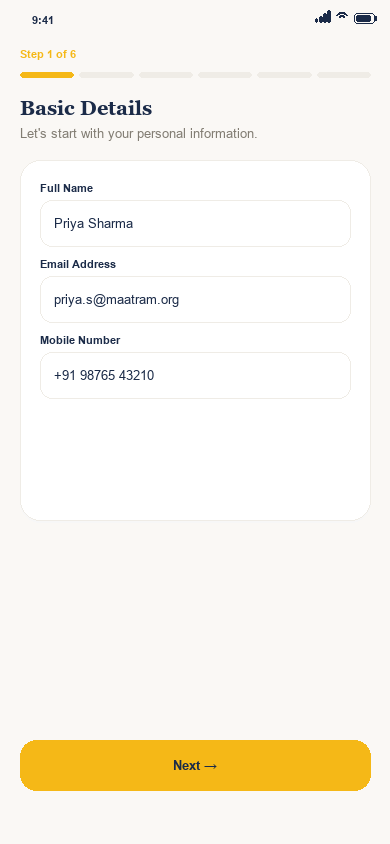
#> input picture docs/design-reference/02-registration/registration_basic_details.png, 390 x 844 px, found by its file name
$ python generate_contact_sheets.py
#> lines starting #> are read from the running program, lines starting #| are printed output that depends on the picture
import os
from PIL import Image, ImageDraw, ImageFont

FONTS_DIR = os.path.join(os.environ.get('WINDIR', 'C:\\Windows'), 'Fonts')

def get_font(name="georgiab.ttf", size=18):
    p = os.path.join(FONTS_DIR, name)
    if os.path.exists(p):
        try:
            return ImageFont.truetype(p, size)
        except Exception:
            pass
    return ImageFont.load_default()

FONT_BANNER = get_font("georgiab.ttf", 26)
FONT_SUBBANNER = get_font("arial.ttf", 15)
FONT_CARD_TITLE = get_font("georgiab.ttf", 15)
FONT_CARD_SUB = get_font("arial.ttf", 12)

BG_GALLERY = (250, 248, 245, 255)      # #FAF8F5
DEEP_NAVY = (27, 43, 72, 255)         # #1B2B48
PRIMARY_GOLD = (245, 184, 23, 255)    # #F5B817
WARM_BORDER = (239, 236, 230, 255)    # #EFECE6
WHITE = (255, 255, 255, 255)
SECONDARY_TEXT = (130, 125, 115, 255)

OUT_DIR = "docs/design-reference/galleries"
os.makedirs(OUT_DIR, exist_ok=True)

def create_gallery(group_title, group_subtitle, screens_info, cols, out_filename):
    """
    screens_info: list of tuples: (image_path, screen_num, screen_title, status_text)
    cols: number of columns
    """
#> called with group_title = 'Group 1: App Entry & Authentication', cols = 4, out_filename = 'gallery_01_authentication.png'
    target_w = 320
    target_h = int(target_w * (844 / 390)) # ~692

    pad_x = 24
    pad_y = 24
    card_gap = 20
    card_header_h = 44
    banner_h = 90

    num_screens = len(screens_info)
    rows = (num_screens + cols - 1) // cols

    total_w = pad_x * 2 + cols * target_w + (cols - 1) * card_gap
    total_h = banner_h + pad_y + rows * (target_h + card_header_h) + (rows - 1) * card_gap + pad_y

    canvas = Image.new("RGBA", (total_w, total_h), BG_GALLERY)
#> pass 3 of the loop in create_gallery, `for idx, (img_rel_path, s_num, s_title, s_status) in enumerate(screens..`:
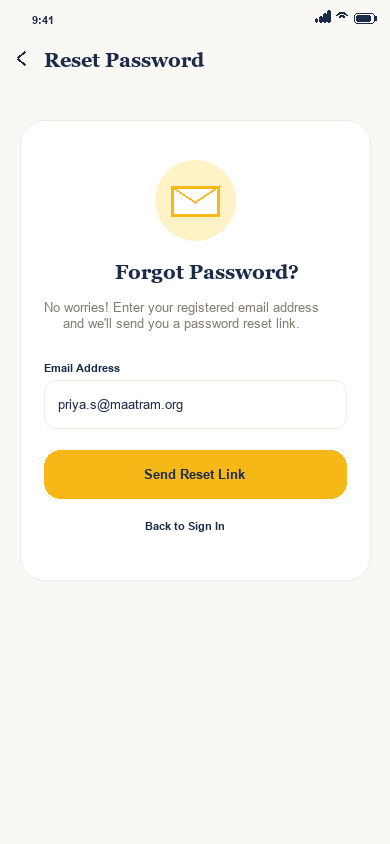
#> input picture docs/design-reference/01-authentication/forgot_password.png, 390 x 844 px, found by its file name
#> in create_gallery, s_img is the input picture: PIL image 390x844 RGBA; mean R, G, B, A 248.4, 244.7, 235.7, 254.5
#> in create_gallery, `canvas.paste(s_resized, (x, y + card_header_h), s_resized)`:
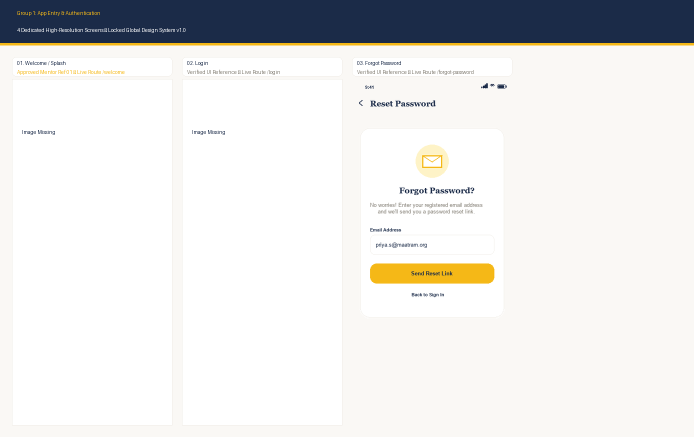
#> canvas: PIL image 1388x874 RGBA (shown at 1/2 size); mean R, G, B, A 229.7, 229.5, 228.7, 255; transparent parts drawn white
#> the loop made 4 passes; the first 3 are shown
    draw = ImageDraw.Draw(canvas)

    # Top Banner
    draw.rectangle([0, 0, total_w, banner_h], fill=DEEP_NAVY)
    draw.rectangle([0, banner_h - 4, total_w, banner_h], fill=PRIMARY_GOLD)
    draw.text((pad_x + 10, 20), group_title, fill=PRIMARY_GOLD, font=FONT_BANNER)
    draw.text((pad_x + 10, 54), group_subtitle, fill=WHITE, font=FONT_SUBBANNER)

    for idx, (img_rel_path, s_num, s_title, s_status) in enumerate(screens_info):
        r = idx // cols
        c = idx % cols

        # Center last row if fewer items
        items_in_this_row = min(cols, num_screens - r * cols)
        row_start_x = pad_x
        if items_in_this_row < cols:
            row_w = items_in_this_row * target_w + (items_in_this_row - 1) * card_gap
            row_start_x = (total_w - row_w) // 2

        x = row_start_x + c * (target_w + card_gap)
        y = banner_h + pad_y + r * (target_h + card_header_h + card_gap)

        # Card header pill
        draw.rounded_rectangle([x, y, x + target_w, y + card_header_h - 6], radius=8, fill=WHITE, outline=WARM_BORDER)
        draw.text((x + 10, y + 6), f"{s_num}. {s_title}", fill=DEEP_NAVY, font=FONT_CARD_TITLE)
        draw.text((x + 10, y + 24), s_status, fill=PRIMARY_GOLD if "Mentor" in s_status else SECONDARY_TEXT, font=FONT_CARD_SUB)

        # Screen image
        full_img_path = os.path.join("docs", "design-reference", img_rel_path)
        if os.path.exists(full_img_path):
            s_img = Image.open(full_img_path).convert("RGBA")
            s_resized = s_img.resize((target_w, target_h), Image.Resampling.LANCZOS)
            canvas.paste(s_resized, (x, y + card_header_h), s_resized)
            draw.rectangle([x, y + card_header_h, x + target_w, y + card_header_h + target_h], outline=WARM_BORDER, width=1)
        else:
            draw.rectangle([x, y + card_header_h, x + target_w, y + card_header_h + target_h], fill=WHITE, outline=WARM_BORDER)
            draw.text((x + 20, y + card_header_h + 100), "Image Missing", fill=DEEP_NAVY, font=FONT_CARD_TITLE)

    out_path = os.path.join(OUT_DIR, out_filename)
    canvas.convert("RGB").save(out_path, quality=95)
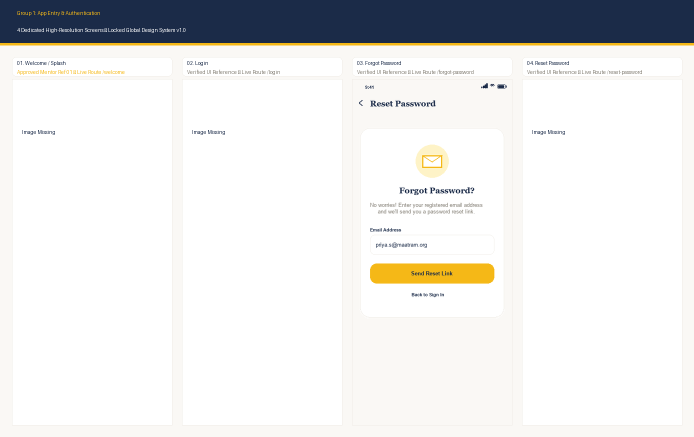
#> saved as gallery_01_authentication.png: PIL image 1388x874 RGB (shown at 1/2 size); mean R, G, B 230.5, 230.7, 230.4
    print(f"Generated Gallery Contact Sheet: {out_path} ({total_w}x{total_h})")

# Gallery 1: Authentication (4 screens, 4 cols)
g1 = [
    ("01-authentication/welcome_splash.png", "01", "Welcome / Splash", "Approved Mentor Ref 01 • Live Route /welcome"),
    ("01-authentication/login.png", "02", "Login", "Verified UI Reference • Live Route /login"),
    ("01-authentication/forgot_password.png", "03", "Forgot Password", "Verified UI Reference • Live Route /forgot-password"),
    ("01-authentication/reset_password.png", "04", "Reset Password", "Verified UI Reference • Live Route /reset-password"),
]
create_gallery("Group 1: App Entry & Authentication", "4 Dedicated High-Resolution Screens • Locked Global Design System v1.0", g1, cols=4, out_filename="gallery_01_authentication.png")

# Gallery 2: Registration (6 screens, 3 cols x 2 rows)
g2 = [
    ("02-registration/registration_basic_details.png", "05", "Step 1: Basic Details", "6-Step Wizard • Live Route /register"),
    ("02-registration/registration_category.png", "06", "Step 2: Category Select", "Role-Based Cards (Student/Alumni/Panelist)"),
    ("02-registration/registration_category_details.png", "07", "Step 3: Category Details", "Institution & Program Specifics"),
    ("02-registration/registration_skills_availability.png", "08", "Step 4: Skills & Availability", "Multi-Select Chips & Availability Slots"),
    ("02-registration/registration_privacy_consent.png", "09", "Step 5: Privacy & Consent", "Granular Privacy Consents"),
    ("02-registration/registration_review_submit.png", "10", "Step 6: Review & Submit", "Verified Summary Cards & Final Submission"),
]
create_gallery("Group 2: Volunteer Registration (6-Step Guided Flow)", "6 Dedicated High-Resolution Screens • Sequential Onboarding Architecture", g2, cols=3, out_filename="gallery_02_registration.png")
#> call 2 of create_gallery, with cols = 3, out_filename = 'gallery_02_registration.png'
#> in create_gallery, s_img is the input picture: PIL image 390x844 RGBA; mean R, G, B, A 248.7, 244.4, 234.1, 254.5
#> pass 3 of the loop in create_gallery, `for idx, (img_rel_path, s_num, s_title, s_status) in enumerate(screens..`:
#> the loop made 6 passes; the first 3 are shown
#> in create_gallery (call 2), `canvas.convert("RGB").save(out_path, quality=95)`:
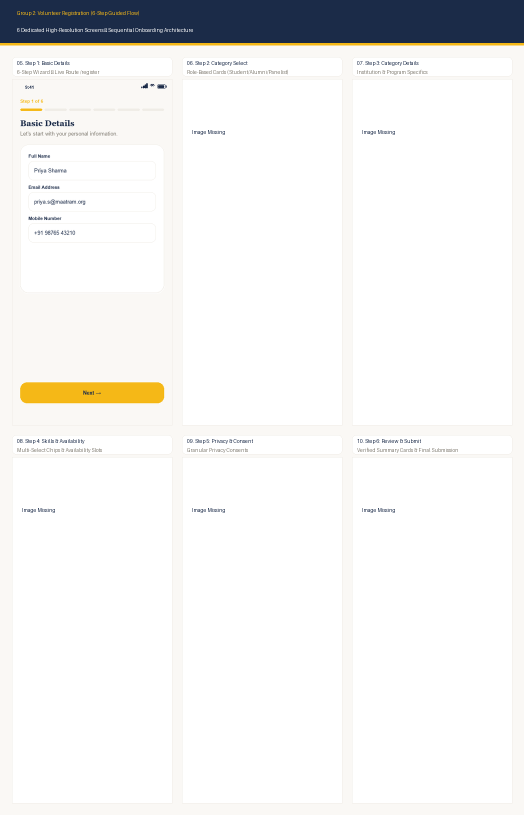
#> saved as gallery_02_registration.png: PIL image 1048x1630 RGB (shown at 1/2 size); mean R, G, B 241.1, 240.9, 240.2

# Gallery 3: Verification (5 screens, 5 cols)
g3 = [
    ("03-verification/email_verification.png", "11", "Email Verification", "6-Digit Code / Token Submission"),
    ("03-verification/pending_verification.png", "12", "Pending Verification", "Email Delivery Guidance & Resend"),
    ("03-verification/pending_approval.png", "13", "Pending Approval", "Admin Review Status & Timeline"),
    ("03-verification/application_rejected.png", "14", "Application Update", "Respectful Update & Support Channel"),
    ("03-verification/post_approval_welcome.png", "15", "Post-Approval Welcome", "Celebratory Onboarding Gateway"),
]
create_gallery("Group 3: Verification & Application Status", "5 Dedicated High-Resolution Screens • 4-State Lifecycle Management", g3, cols=5, out_filename="gallery_03_verification.png")
#> call 3 of create_gallery, with cols = 5, out_filename = 'gallery_03_verification.png'
#> in create_gallery (call 3), `canvas = Image.new("RGBA", (total_w, total_h), BG_GALLERY)`:
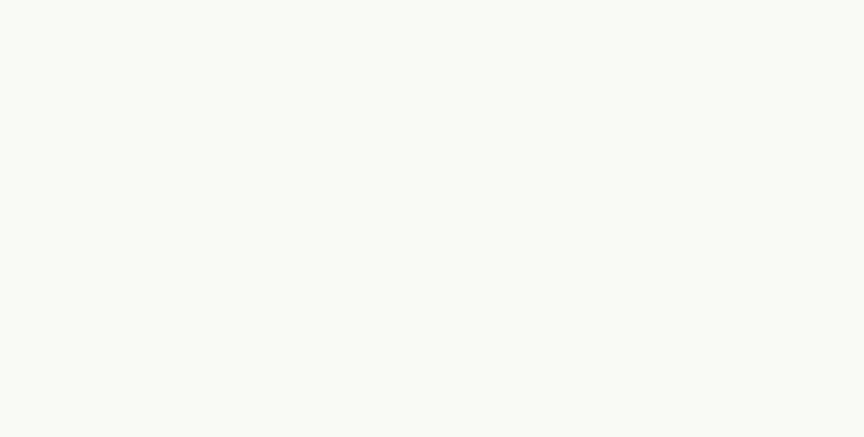
#> canvas: PIL image 1728x874 RGBA (shown at 1/2 size); mean R, G, B, A 250, 248, 245, 255
#> pass 3 of the loop in create_gallery, `for idx, (img_rel_path, s_num, s_title, s_status) in enumerate(screens..`:
#> the loop made 5 passes; the first 3 are shown
#> in create_gallery (call 3), `canvas.convert("RGB").save(out_path, quality=95)`:
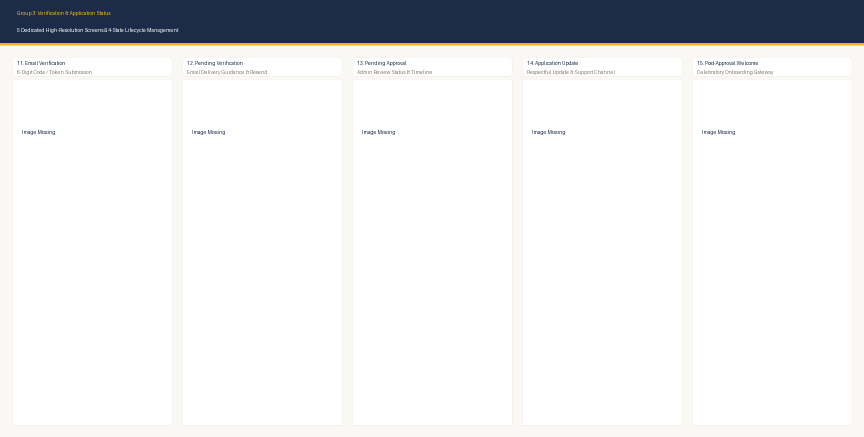
#> saved as gallery_03_verification.png: PIL image 1728x874 RGB (shown at 1/2 size); mean R, G, B 231.5, 232.4, 233.9

# Gallery 4: Main Application (8 screens, 4 cols x 2 rows)
g4 = [
    ("04-main-application/home.png", "16", "Volunteer Home", "Approved Mentor Ref 02 • Live Route /home"),
    ("04-main-application/events.png", "17", "Events Discovery", "Category Filter Chips & Event Feed"),
    ("04-main-application/event_details.png", "18", "Event Details", "Hero Banner, Description & Prerequisites"),
    ("04-main-application/event_registration.png", "19", "Event Registration", "Commitment Checklist & Confirmation"),
    ("04-main-application/my_activity.png", "20", "My Activity", "Approved Mentor Ref 03 • Live Route /activity"),
    ("04-main-application/activity_details.png", "21", "Activity Record Details", "Verified Attendance & Credited Hours"),
    ("04-main-application/leaderboard.png", "22", "Leaderboard", "Podium Hierarchy & Category Filters"),
    ("04-main-application/more.png", "23", "More Hub", "Profile Preview & Feature Navigation"),
]
create_gallery("Group 4: Main Volunteer Application", "8 Dedicated High-Resolution Screens • Core Volunteering & Event Discovery Hub", g4, cols=4, out_filename="gallery_04_main_application.png")
#> call 4 of create_gallery, with group_title = 'Group 4: Main Volunteer Application', cols = 4, out_filename = 'gallery_04_main_application.png'
#> in create_gallery (call 4), `canvas = Image.new("RGBA", (total_w, total_h), BG_GALLERY)`:
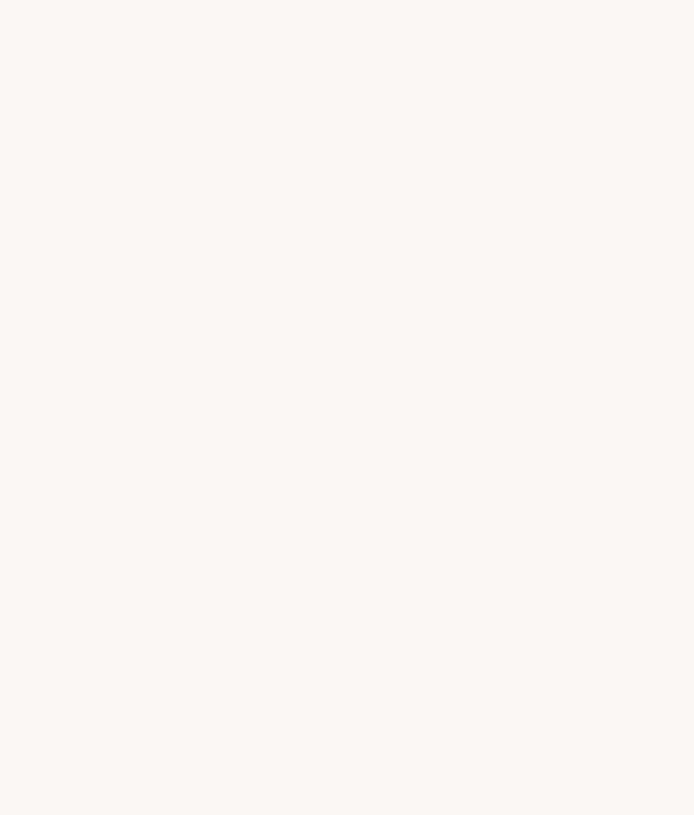
#> canvas: PIL image 1388x1630 RGBA (shown at 1/2 size); mean R, G, B, A 250, 248, 245, 255
#> pass 3 of the loop in create_gallery, `for idx, (img_rel_path, s_num, s_title, s_status) in enumerate(screens..`:
#> the loop made 8 passes; the first 3 are shown
#> in create_gallery (call 4), `canvas.convert("RGB").save(out_path, quality=95)`:
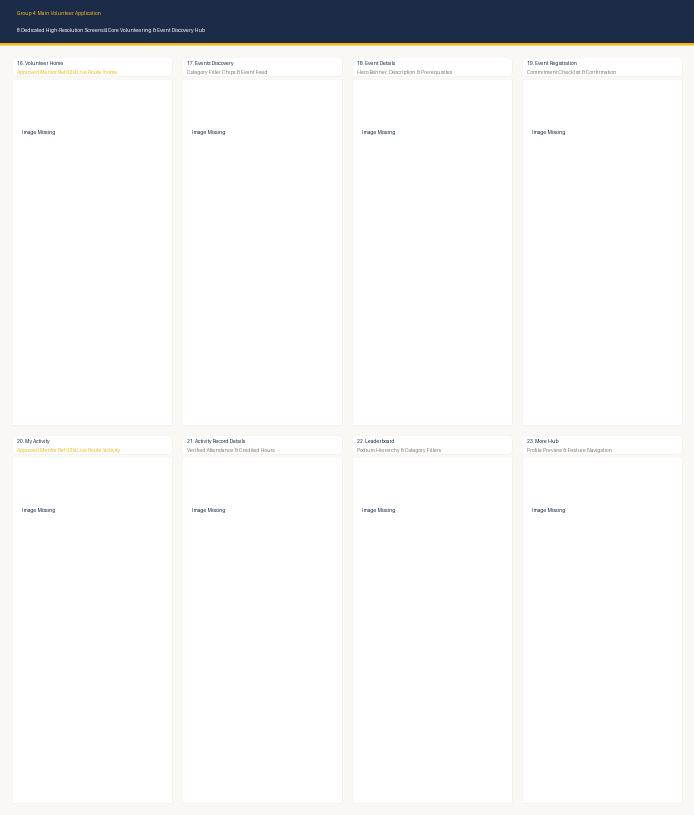
#> saved as gallery_04_main_application.png: PIL image 1388x1630 RGB (shown at 1/2 size); mean R, G, B 241.9, 242.3, 242.8
#> pass 3 of the loop in create_gallery, `for idx, (img_rel_path, s_num, s_title, s_status) in enumerate(screens..`:
#> the loop made 7 passes; the first 3 are shown

# Gallery 5: Volunteer Account & Gamification (7 screens, 4 cols)
g5 = [
    ("05-volunteer-account/profile.png", "24", "Volunteer Profile", "Summary Stats & Contact Details"),
    ("05-volunteer-account/edit_profile.png", "25", "Edit Profile", "Self-Service Information Management"),
    ("05-volunteer-account/profile_photo.png", "26", "Profile Photo", "Photo Guidelines & Avatar Upload"),
    ("05-volunteer-account/points.png", "27", "My Points Balance", "Tier Progression & Category Breakdown"),
    ("05-volunteer-account/points_history.png", "28", "Points History", "Itemized Immutable Audit Ledger"),
    ("05-volunteer-account/achievements.png", "29", "Achievements Gallery", "Unlocked & Locked Badge Medals"),
    ("05-volunteer-account/achievement_details.png", "30", "Achievement Details", "Criteria Breakdown & Social Sharing"),
]
create_gallery("Group 5: Volunteer Account & Gamification", "7 Dedicated High-Resolution Screens • Recognition, Points & Credential Management", g5, cols=4, out_filename="gallery_05_volunteer_account.png")
#> in create_gallery (call 5), `canvas.convert("RGB").save(out_path, quality=95)`:
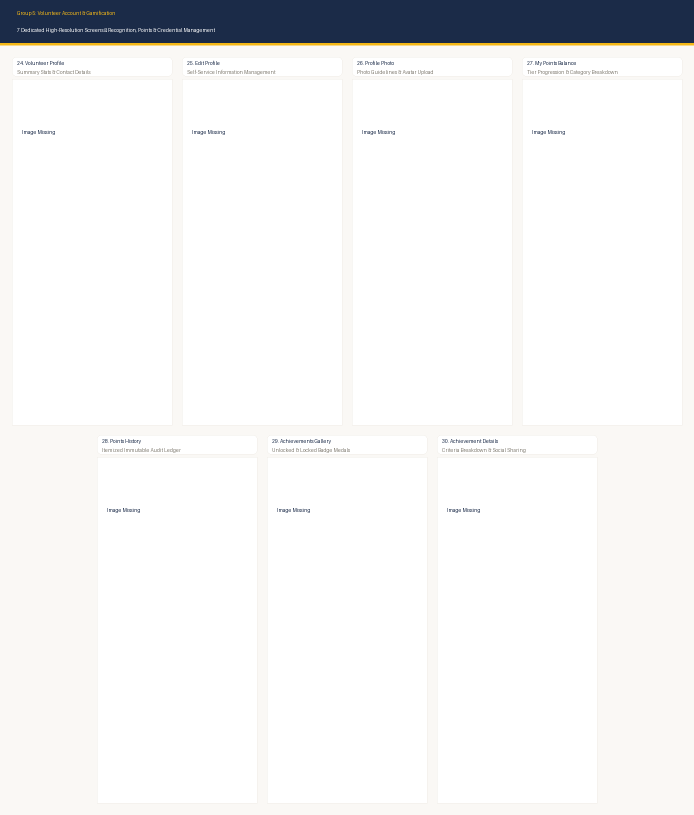
#> saved as gallery_05_volunteer_account.png: PIL image 1388x1630 RGB (shown at 1/2 size); mean R, G, B 241.4, 241.6, 241.9
#> pass 3 of the loop in create_gallery, `for idx, (img_rel_path, s_num, s_title, s_status) in enumerate(screens..`:
#> the loop made 8 passes; the first 3 are shown

# Gallery 6: Notifications & Settings (8 screens, 4 cols x 2 rows)
g6 = [
    ("06-notifications-settings/notifications.png", "31", "Notifications Feed", "Chronological & Unread Grouping"),
    ("06-notifications-settings/notification_details.png", "32", "Notification Details", "Rich Announcement & Action Deep-Link"),
    ("06-notifications-settings/notification_settings.png", "33", "Notification Settings", "Push & Channel Alert Preferences"),
    ("06-notifications-settings/privacy_consent.png", "34", "Privacy & Consents", "Granular Directory & Ranking Controls"),
    ("06-notifications-settings/settings.png", "35", "App Settings", "Language, Biometrics & Cache Management"),
    ("06-notifications-settings/help_support.png", "36", "Help & Support", "FAQ Accordion & Coordinator Helpline"),
    ("06-notifications-settings/about_maatram.png", "37", "About Maatram", "Foundation Mission, Impact & Vision"),
    ("06-notifications-settings/logout_confirmation.png", "38", "Logout Confirmation", "Safe Sign-Out Confirmation Sheet"),
]
create_gallery("Group 6: Notifications & Preferences", "8 Dedicated High-Resolution Screens • Utility, Support & Account Governance", g6, cols=4, out_filename="gallery_06_notifications_settings.png")

print("\n✓ ALL SIX CONTACT SHEET GALLERIES GENERATED SUCCESSFULLY!")
